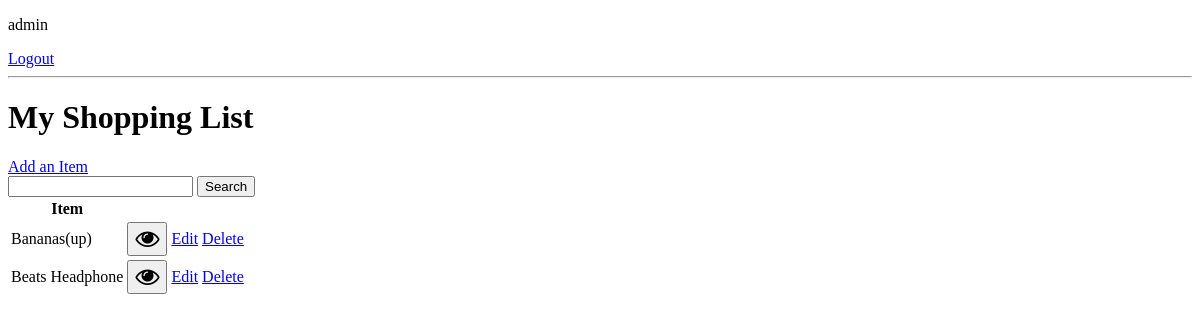
The app's page / (signed in), older data.
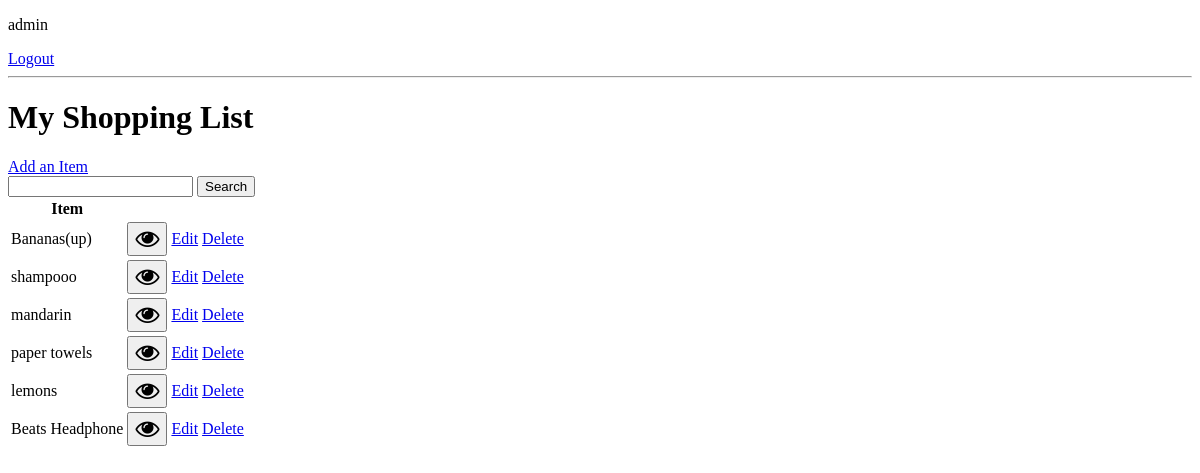
The same page, newer data.
### base/models.py (models this page shows, shortened)
class Item(models.Model):
    user = models.ForeignKey(User, on_delete=models.CASCADE, null = True, blank = True)
    item_name = models.CharField(max_length = 300)
    description = models.TextField(null=True, blank=True)
    purchased = models.BooleanField(default=False)
    created = models.DateTimeField(auto_now_add = True)
    class Meta:
        ordering = ['purchased']

### base/views.py (the view)
# urls.py: path('', ItemList.as_view(), name = 'items'),
class ItemList(LoginRequiredMixin, ListView):
    model = Item
    context_object_name = 'items'
    def get_context_data(self, **kwargs):
        context = super().get_context_data(**kwargs)
        context['items'] = context['items'].filter(user=self.request.user) #give access to personal data only
        context['count'] = context['items'].filter(purchased = False).count() #provides count of unpurchased items.
        search_input = self.request.GET.get('search-area') or ''
        if search_input:
            context['items'] = context['items'].filter(
                item_name__icontains = search_input
            )
        context['search_input'] = search_input
        return context

### base/templates/base/item_list.html (shortened to what this page needs)
<!DOCTYPE html>
<html lang="en" dir="ltr">
  <head>
    <link rel="stylesheet" href="https://cdnjs.cloudflare.com/ajax/libs/font-awesome/4.7.0/css/font-awesome.min.css">
  </head>
  <body>
    {% if request.user.is_authenticated %}
    <p>{{request.user}}</p>
    <a href="{% url 'logout' %}">Logout</a>
    {% else %}
    <a href="{% url 'login' %}">Login</a>
    {% endif %}
    <hr>
    <h1>My Shopping List</h1>
    <a href="{% url 'item-create' %}">Add an Item</a>
    <form method="get">
      <input type="text" name="search-area" value="{{search_input}}">
      <input type="submit" value="Search">
    </form>
    <table>
      <tr>
        <th>Item</th>
        <th></th>
        <th></th>
        <th></th>
      </tr>
      {% for item in items %}
      <tr>
        <td>{{item.item_name}}</td>
        <td><a href="{% url 'item' item.id %}"><button style="font-size:24px"><i class="fa fa-eye"></i></button></a></td>
        <td><a href="{% url 'item-update' item.id %}">Edit</a></td>
        <td><a href="{% url 'item-delete' item.id %}">Delete</a></td>
      </tr>
      {% empty %}
        <h3>No items in list</h3>
      {% endfor %}
    </table>
  </body>
</html>

Row changes from the older to the newer data that the page shows:
added Item: item_name "shampooo"
added Item: item_name "mandarin"
added Item: item_name "paper towels"
added Item: item_name "lemons"
